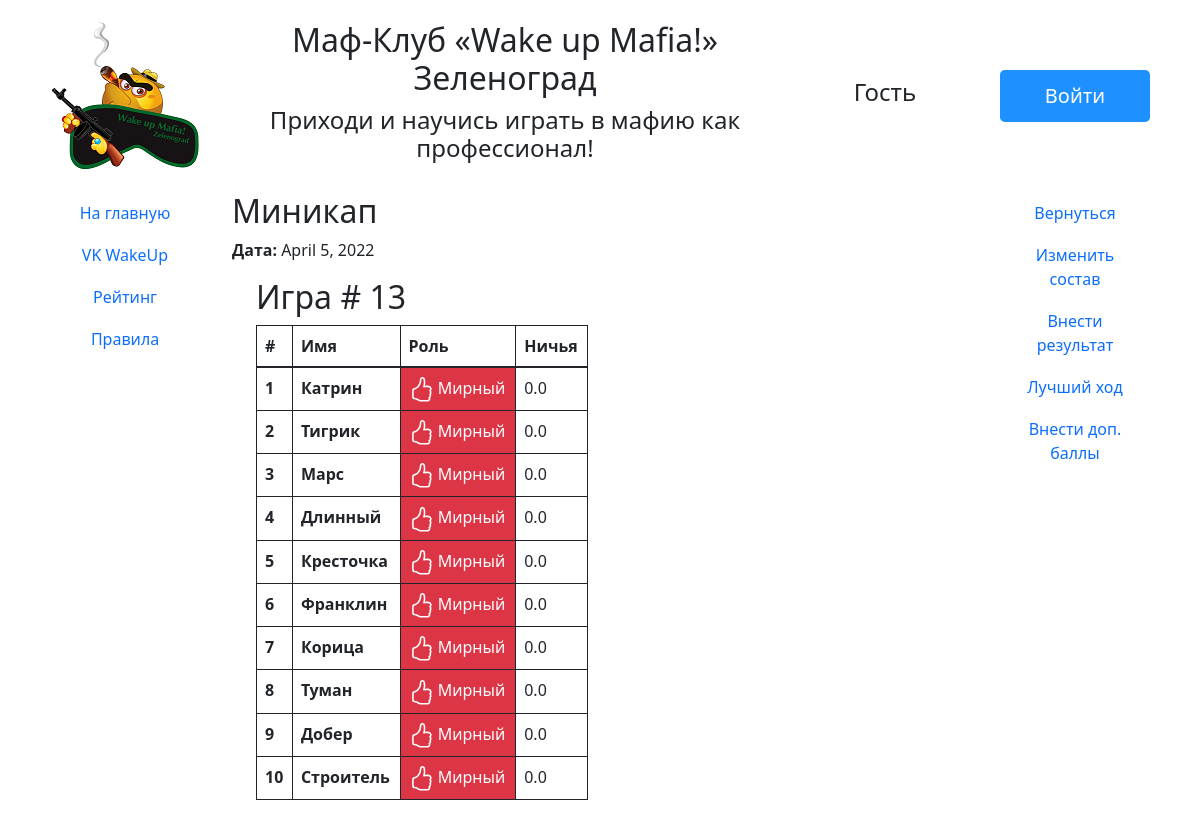
/mafia/event/2/13, run on the app's committed database.
### Mafia/models.py (models this page shows, shortened)
class Event(models.Model):
    TYPE = [
        ('FUN', 'Клубные игры'),
        ('MINI', 'Миникап'),
    ]
    name = models.CharField(max_length=100)
    date_event = models.DateField(auto_now=False)
    date_insert = models.DateField(auto_now_add=True, editable=False)
    judge = models.ForeignKey(User, on_delete=models.DO_NOTHING)
    type = models.CharField(max_length=20, choices=TYPE, default='FUN')
    active = models.BooleanField(default=True)

class Game(models.Model):
    TEAM = [
        ('BLACK', 'Победа черных'),
        ('RED', 'Победа красных'),
        ('NONE', 'Нет результата')
    ]
    event_id = models.ForeignKey(Event, on_delete=models.CASCADE)
    win = models.CharField(max_length=20, choices=TEAM, default='NONE')
    active = models.BooleanField(default=True)

class Player(models.Model):
    ROLE = [
        ('CITIZEN', 'Мирный'),
        ('SHERIFF', 'Шериф'),
        ('MAFIA', 'Мафия'),
        ('DON', 'Дон'),
    ]
    NUMBER = [
        (1, 'Игрок #1'),
        (2, 'Игрок #2'),
        (3, 'Игрок #3'),
        (4, 'Игрок #4'),
        (5, 'Игрок #5'),
        (6, 'Игрок #6'),
        (7, 'Игрок #7'),
        (8, 'Игрок #8'),
        (9, 'Игрок #9'),
        (10, 'Игрок #10'),
    ]
    ADD_POINTS = [
        (0, 0),
        (-0.5, -0.5),
        (0.1, 0.1),
        (0.2, 0.2),
        (0.25, 0.25),
        (0.3, 0.3),
        (0.4, 0.4),
        (0.5, 0.5),
        (0.6, 0.6),
        (0.7, 0.7),
    ]
    COMMENT = [
        (0, 0),
        (1, 1),
        (2, 2),
        (3, 3),
        (4, 4),
    ]
    game_id = models.ForeignKey(Game, on_delete=models.CASCADE)
    people_id = models.ForeignKey(User, on_delete=models.DO_NOTHING)
    number = models.IntegerField(choices=NUMBER)
    role = models.CharField(max_length=20, choices=ROLE, default='CITIZEN')
    best_move = models.CharField(max_length=20, default='none')
    point = models.FloatField(default=0)
    add_point = models.FloatField(choices=ADD_POINTS, default=0)
    comment = models.IntegerField(choices=COMMENT, default=0)
    active = models.BooleanField(default=True)

### Mafia/views.py (the view)
# urls.py: path('event/<int:event_id>/<int:game_id>', views.game_info, name='game_info'),
def game_info(request, event_id, game_id):
    event_id = Event.objects.get(id=event_id)
    game_id = Game.objects.get(id=game_id)
    players = Player.objects.filter(game_id=game_id).order_by('number')
    return render(request, 'game_info.html', context={'event': event_id, 'game': game_id, 'players': players, })

### Mafia/templates/game_info.html
{% extends "base_generic.html" %}
{% load static %}
{% block content %}
  <h2>{{ event.name }}</h2>
  <p><strong>Дата:</strong> {{ event.date_event }}</p>
  <div class="container">
    <div class="row">
      <div class="col-6">
        <h2>Игра # {{ game.id }} </h2>
        <table class="table table-bordered border-dark">
          <thead>
          <tr>
            <th>#</th>
            <th>Имя</th>
            <th>Роль</th>
            {% if game.win == "RED" %}
            <th class="bg-danger text-white"> Красные </th>
            {% elif game.win == "BLACK" %}
            <th class="bg-dark text-white"> Черные </th>
            {% else %}
            <th class=".bg-light"> Ничья </th>
            {% endif %}
          </tr>
          </thead>
          <tbody>
          {% for player in players %}
          <tr>
            <th>{{ player.number }} </th>
            <th>{{ player.people_id }}</th>
            {% if player.role == "CITIZEN" %}
              {% if player.best_move == "none" %}
                <td class="bg-danger text-white">
                  <img src="{% static '/icon/hand-thumbs-up.svg' %}" alt="" width="auto" height="auto">
                  Мирный
                </td>
              {% else %}
                <td class="bg-danger text-white">
                  <img src="{% static '/icon/bullseye.svg' %}" alt="" width="auto" height="auto">
                  Мирный
                </td>
              {% endif %}
            {% elif player.role == "MAFIA" %}
            <td class="bg-dark text-white">
              <img src="{% static '/icon/revolver-gun.svg' %}" alt="" width="auto" height="auto">
              Мафия
            </td>
            {% elif player.role == "DON" %}
            <td class="bg-dark text-white">
              <img src="{% static '/icon/fedora-hat.svg' %}" alt="" width="auto" height="auto">
              Дон
            </td>
            {% elif player.role == "SHERIFF" %}
            <td class="bg-success text-white">
              <img src="{% static '/icon/sheriff-star.svg' %}" alt="" width="auto" height="auto">
              Шериф
            </td>
            {% else %}
            <td class="bg-light">
              Приезжий
            </td>
            {% endif %}
            <td>{{ player.point }}</td>
          </tr>
          {% endfor%}
          </tbody>
        </table>
      </div>
    </div>
  </div>
{% endblock %}
{% block sidebar %}
  <div class="nav flex-column" aria-orientation="vertical">
    <li><a class="nav-link btn btn-panel" href="../{{ event.id }}">Вернуться</a></li>
    <li><a class="nav-link btn btn-panel" href="./{{ game.id }}/edit_players">Изменить состав</a></li>
    <li><a class="nav-link btn btn-panel" href="./{{ game.id }}/edit_results">Внести результат</a></li>
    <li><a class="nav-link btn btn-panel" href="./{{ game.id }}/edit_best_move">Лучший ход</a></li>
    <li><a class="nav-link btn btn-panel" href="./{{ game.id }}/edit_points">Внести доп. баллы</a></li>
  </div>
{% endblock %}

### Mafia/static/css/styles.css (style rules this page uses)
:root { --color1: #1E90FF; --color2: #0000FF; }

### data on the page
Event: name "Миникап", date_event "April 5, 2022"
Game: id "13"
Player: number "1", people_id "Катрин", point "0.0"
Player: number "2", people_id "Тигрик", point "0.0"
Player: number "3", people_id "Марс", point "0.0"
Player: number "4", people_id "Длинный", point "0.0"
Player: number "5", people_id "Кресточка", point "0.0"
Player: number "6", people_id "Франклин", point "0.0"
Player: number "7", people_id "Корица", point "0.0"
Player: number "8", people_id "Туман", point "0.0"
Player: number "9", people_id "Добер", point "0.0"
Player: number "10", people_id "Строитель", point "0.0"
